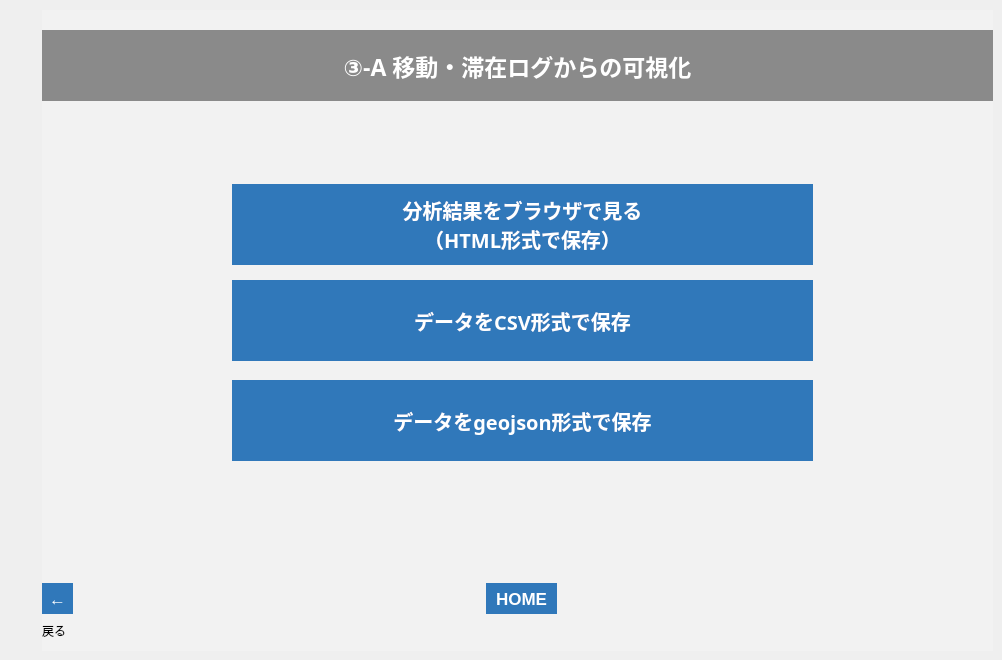
   <widget class="QWidget" name="tab_19">
    <attribute name="title">
     <string>003_5</string>
    </attribute>
    <widget class="QFrame" name="frame_19">
     <property name="geometry">
      <rect>
       <x>42</x>
       <y>10</y>
       <width>951</width>
       <height>641</height>
      </rect>
     </property>
     <property name="styleSheet">
      <string notr="true">background-color: rgb(242, 242, 242);</string>
     </property>
     <property name="frameShape">
      <enum>QFrame::NoFrame</enum>
     </property>
     <property name="frameShadow">
      <enum>QFrame::Plain</enum>
     </property>
     <property name="lineWidth">
      <number>0</number>
     </property>
     <widget class="QLabel" name="label_96">
      <property name="geometry">
       <rect>
        <x>0</x>
        <y>610</y>
        <width>50</width>
        <height>21</height>
       </rect>
      </property>
      <property name="text">
       <string>戻る</string>
      </property>
     </widget>
     <widget class="QToolButton" name="btn_003_5_b">
      <property name="geometry">
       <rect>
        <x>0</x>
        <y>573</y>
        <width>31</width>
        <height>31</height>
       </rect>
      </property>
      <property name="font">
       <font>
        <pointsize>13</pointsize>
        <weight>75</weight>
        <bold>true</bold>
       </font>
      </property>
      <property name="styleSheet">
       <string notr="true">background-color: rgb(48,120,186);
color: rgb(255, 255, 255);
border: none;</string>
      </property>
      <property name="text">
       <string>←</string>
      </property>
     </widget>
     <widget class="QLabel" name="label_97">
      <property name="geometry">
       <rect>
        <x>0</x>
        <y>20</y>
        <width>951</width>
        <height>71</height>
       </rect>
      </property>
      <property name="font">
       <font>
        <family>游ゴシック</family>
        <pointsize>17</pointsize>
        <weight>75</weight>
        <bold>true</bold>
       </font>
      </property>
      <property name="styleSheet">
       <string notr="true">background-color: rgb(138, 138, 138);
color: rgb(255, 255, 255);</string>
      </property>
      <property name="text">
       <string>③-A 移動・滞在ログからの可視化</string>
      </property>
      <property name="alignment">
       <set>Qt::AlignCenter</set>
      </property>
     </widget>
     <widget class="QLabel" name="label_98">
      <property name="geometry">
       <rect>
        <x>390</x>
        <y>420</y>
        <width>211</width>
        <height>81</height>
       </rect>
      </property>
      <property name="font">
       <font>
        <family>游ゴシック</family>
        <pointsize>11</pointsize>
        <weight>75</weight>
        <bold>true</bold>
       </font>
      </property>
      <property name="styleSheet">
       <string notr="true">border-color: rgb(220, 220, 220);</string>
      </property>
      <property name="frameShape">
       <enum>QFrame::Box</enum>
      </property>
      <property name="lineWidth">
       <number>0</number>
      </property>
      <property name="midLineWidth">
       <number>0</number>
      </property>
      <property name="text">
       <string/>
      </property>
      <property name="alignment">
       <set>Qt::AlignLeading|Qt::AlignLeft|Qt::AlignVCenter</set>
      </property>
     </widget>
     <widget class="QPushButton" name="btn_export_geojson_003">
      <property name="geometry">
       <rect>
        <x>190</x>
        <y>370</y>
        <width>581</width>
        <height>81</height>
       </rect>
      </property>
      <property name="font">
       <font>
        <family>游ゴシック</family>
        <pointsize>15</pointsize>
        <weight>75</weight>
        <bold>true</bold>
       </font>
      </property>
      <property name="autoFillBackground">
       <bool>false</bool>
      </property>
      <property name="styleSheet">
       <string notr="true">background-color: rgb(48,120,186);
color: rgb(255, 255, 255);
border: none;</string>
      </property>
      <property name="text">
       <string>データをgeojson形式で保存</string>
      </property>
     </widget>
     <widget class="QPushButton" name="btn_export_csv_003">
      <property name="geometry">
       <rect>
        <x>190</x>
        <y>270</y>
        <width>581</width>
        <height>81</height>
       </rect>
      </property>
      <property name="font">
       <font>
        <family>游ゴシック</family>
        <pointsize>15</pointsize>
        <weight>75</weight>
        <bold>true</bold>
       </font>
      </property>
      <property name="autoFillBackground">
       <bool>false</bool>
      </property>
      <property name="styleSheet">
       <string notr="true">background-color: rgb(48,120,186);
color: rgb(255, 255, 255);
border: none;</string>
      </property>
      <property name="text">
       <string>データをCSV形式で保存</string>
      </property>
     </widget>
     <widget class="QToolButton" name="btn_home_19">
      <property name="geometry">
       <rect>
        <x>444</x>
        <y>573</y>
        <width>71</width>
        <height>31</height>
       </rect>
      </property>
      <property name="font">
       <font>
        <pointsize>13</pointsize>
        <weight>75</weight>
        <bold>true</bold>
       </font>
      </property>
      <property name="styleSheet">
       <string notr="true">background-color: rgb(48,120,186);
color: rgb(255, 255, 255);
border: none;</string>
      </property>
      <property name="text">
       <string>HOME</string>
      </property>
     </widget>
     <widget class="QPushButton" name="btn_export_html_003">
      <property name="geometry">
       <rect>
        <x>190</x>
        <y>174</y>
        <width>581</width>
        <height>81</height>
       </rect>
      </property>
      <property name="font">
       <font>
        <family>游ゴシック</family>
        <pointsize>15</pointsize>
        <weight>75</weight>
        <bold>true</bold>
       </font>
      </property>
      <property name="autoFillBackground">
       <bool>false</bool>
      </property>
      <property name="styleSheet">
       <string notr="true">background-color: rgb(48,120,186);
color: rgb(255, 255, 255);
border: none;</string>
      </property>
      <property name="text">
       <string>分析結果をブラウザで見る
（HTML形式で保存）</string>
      </property>
     </widget>
    </widget>
   </widget>
